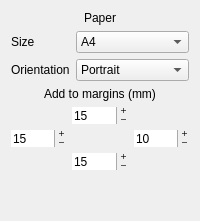
            <widget class="QWidget" name="tab_2">
             <attribute name="title">
              <string>Page</string>
             </attribute>
             <layout class="QVBoxLayout" name="verticalLayout_7">
              <item>
               <widget class="QLabel" name="label_12">
                <property name="text">
                 <string>Paper</string>
                </property>
                <property name="textFormat">
                 <enum>Qt::PlainText</enum>
                </property>
                <property name="alignment">
                 <set>Qt::AlignCenter</set>
                </property>
                <property name="textInteractionFlags">
                 <set>Qt::NoTextInteraction</set>
                </property>
               </widget>
              </item>
              <item>
               <layout class="QFormLayout" name="formLayout">
                <item row="0" column="0">
                 <widget class="QLabel" name="label_13">
                  <property name="sizePolicy">
                   <sizepolicy hsizetype="Preferred" vsizetype="Preferred">
                    <horstretch>0</horstretch>
                    <verstretch>0</verstretch>
                   </sizepolicy>
                  </property>
                  <property name="text">
                   <string>Size</string>
                  </property>
                  <property name="textFormat">
                   <enum>Qt::PlainText</enum>
                  </property>
                  <property name="textInteractionFlags">
                   <set>Qt::NoTextInteraction</set>
                  </property>
                 </widget>
                </item>
                <item row="0" column="1">
                 <widget class="QComboBox" name="paper_comboBox">
                  <property name="sizePolicy">
                   <sizepolicy hsizetype="Preferred" vsizetype="Preferred">
                    <horstretch>0</horstretch>
                    <verstretch>0</verstretch>
                   </sizepolicy>
                  </property>
                  <item>
                   <property name="text">
                    <string>A4</string>
                   </property>
                  </item>
                  <item>
                   <property name="text">
                    <string>Letter</string>
                   </property>
                  </item>
                  <item>
                   <property name="text">
                    <string>A0</string>
                   </property>
                  </item>
                  <item>
                   <property name="text">
                    <string>A1</string>
                   </property>
                  </item>
                  <item>
                   <property name="text">
                    <string>A2</string>
                   </property>
                  </item>
                  <item>
                   <property name="text">
                    <string>A3</string>
                   </property>
                  </item>
                  <item>
                   <property name="text">
                    <string>A5</string>
                   </property>
                  </item>
                  <item>
                   <property name="text">
                    <string>A6</string>
                   </property>
                  </item>
                  <item>
                   <property name="text">
                    <string>A7</string>
                   </property>
                  </item>
                  <item>
                   <property name="text">
                    <string>A8</string>
                   </property>
                  </item>
                  <item>
                   <property name="text">
                    <string>A9</string>
                   </property>
                  </item>
                  <item>
                   <property name="text">
                    <string>B0</string>
                   </property>
                  </item>
                  <item>
                   <property name="text">
                    <string>B1</string>
                   </property>
                  </item>
                  <item>
                   <property name="text">
                    <string>B2</string>
                   </property>
                  </item>
                  <item>
                   <property name="text">
                    <string>B3</string>
                   </property>
                  </item>
                  <item>
                   <property name="text">
                    <string>B4</string>
                   </property>
                  </item>
                  <item>
                   <property name="text">
                    <string>B5</string>
                   </property>
                  </item>
                  <item>
                   <property name="text">
                    <string>B6</string>
                   </property>
                  </item>
                  <item>
                   <property name="text">
                    <string>B7</string>
                   </property>
                  </item>
                  <item>
                   <property name="text">
                    <string>B8</string>
                   </property>
                  </item>
                  <item>
                   <property name="text">
                    <string>B9</string>
                   </property>
                  </item>
                  <item>
                   <property name="text">
                    <string>B10</string>
                   </property>
                  </item>
                  <item>
                   <property name="text">
                    <string>C5E</string>
                   </property>
                  </item>
                  <item>
                   <property name="text">
                    <string>Comm10E</string>
                   </property>
                  </item>
                  <item>
                   <property name="text">
                    <string>DLE</string>
                   </property>
                  </item>
                  <item>
                   <property name="text">
                    <string>Executive</string>
                   </property>
                  </item>
                  <item>
                   <property name="text">
                    <string>Folio</string>
                   </property>
                  </item>
                  <item>
                   <property name="text">
                    <string>Ledger</string>
                   </property>
                  </item>
                  <item>
                   <property name="text">
                    <string>Legal</string>
                   </property>
                  </item>
                  <item>
                   <property name="text">
                    <string>Tabloid</string>
                   </property>
                  </item>
                 </widget>
                </item>
                <item row="1" column="0">
                 <widget class="QLabel" name="label_14">
                  <property name="sizePolicy">
                   <sizepolicy hsizetype="Preferred" vsizetype="Preferred">
                    <horstretch>0</horstretch>
                    <verstretch>0</verstretch>
                   </sizepolicy>
                  </property>
                  <property name="text">
                   <string>Orientation</string>
                  </property>
                  <property name="textFormat">
                   <enum>Qt::PlainText</enum>
                  </property>
                  <property name="textInteractionFlags">
                   <set>Qt::NoTextInteraction</set>
                  </property>
                 </widget>
                </item>
                <item row="1" column="1">
                 <widget class="QComboBox" name="orientation_comboBox">
                  <property name="sizePolicy">
                   <sizepolicy hsizetype="Preferred" vsizetype="Preferred">
                    <horstretch>0</horstretch>
                    <verstretch>0</verstretch>
                   </sizepolicy>
                  </property>
                  <item>
                   <property name="text">
                    <string>Portrait</string>
                   </property>
                  </item>
                  <item>
                   <property name="text">
                    <string>Landscape</string>
                   </property>
                  </item>
                 </widget>
                </item>
               </layout>
              </item>
              <item>
               <widget class="QLabel" name="label_2">
                <property name="text">
                 <string>Add to margins (mm)</string>
                </property>
                <property name="textFormat">
                 <enum>Qt::PlainText</enum>
                </property>
                <property name="alignment">
                 <set>Qt::AlignCenter</set>
                </property>
                <property name="textInteractionFlags">
                 <set>Qt::NoTextInteraction</set>
                </property>
               </widget>
              </item>
              <item>
               <layout class="QGridLayout" name="gridLayout">
                <item row="0" column="0">
                 <widget class="QLabel" name="label_5">
                  <property name="text">
                   <string/>
                  </property>
                  <property name="textFormat">
                   <enum>Qt::PlainText</enum>
                  </property>
                  <property name="textInteractionFlags">
                   <set>Qt::NoTextInteraction</set>
                  </property>
                 </widget>
                </item>
                <item row="0" column="1">
                 <widget class="QSpinBox" name="top_spinBox">
                  <property name="sizePolicy">
                   <sizepolicy hsizetype="Preferred" vsizetype="Preferred">
                    <horstretch>0</horstretch>
                    <verstretch>0</verstretch>
                   </sizepolicy>
                  </property>
                  <property name="toolTip">
                   <string>&lt;html&gt;&lt;head/&gt;&lt;body&gt;&lt;p&gt;Add &lt;span style=&quot; font-style:italic;&quot;&gt;mm&lt;/span&gt; to document &lt;span style=&quot; font-weight:600;&quot;&gt;top&lt;/span&gt; margin&lt;/p&gt;&lt;/body&gt;&lt;/html&gt;</string>
                  </property>
                  <property name="frame">
                   <bool>false</bool>
                  </property>
                  <property name="buttonSymbols">
                   <enum>QAbstractSpinBox::PlusMinus</enum>
                  </property>
                  <property name="suffix">
                   <string/>
                  </property>
                  <property name="singleStep">
                   <number>5</number>
                  </property>
                  <property name="value">
                   <number>15</number>
                  </property>
                 </widget>
                </item>
                <item row="0" column="2">
                 <widget class="QLabel" name="label_10">
                  <property name="text">
                   <string/>
                  </property>
                  <property name="textFormat">
                   <enum>Qt::PlainText</enum>
                  </property>
                  <property name="textInteractionFlags">
                   <set>Qt::NoTextInteraction</set>
                  </property>
                 </widget>
                </item>
                <item row="1" column="0">
                 <widget class="QSpinBox" name="margin_spinBox">
                  <property name="sizePolicy">
                   <sizepolicy hsizetype="Preferred" vsizetype="Preferred">
                    <horstretch>0</horstretch>
                    <verstretch>0</verstretch>
                   </sizepolicy>
                  </property>
                  <property name="toolTip">
                   <string>&lt;html&gt;&lt;head/&gt;&lt;body&gt;&lt;p&gt;Add &lt;span style=&quot; font-style:italic;&quot;&gt;mm&lt;/span&gt; to document &lt;span style=&quot; font-weight:600;&quot;&gt;left&lt;/span&gt; margin&lt;/p&gt;&lt;/body&gt;&lt;/html&gt;</string>
                  </property>
                  <property name="frame">
                   <bool>false</bool>
                  </property>
                  <property name="buttonSymbols">
                   <enum>QAbstractSpinBox::PlusMinus</enum>
                  </property>
                  <property name="suffix">
                   <string/>
                  </property>
                  <property name="prefix">
                   <string/>
                  </property>
                  <property name="maximum">
                   <number>99</number>
                  </property>
                  <property name="singleStep">
                   <number>5</number>
                  </property>
                  <property name="value">
                   <number>15</number>
                  </property>
                 </widget>
                </item>
                <item row="1" column="1">
                 <widget class="QLabel" name="label_9">
                  <property name="text">
                   <string/>
                  </property>
                  <property name="textFormat">
                   <enum>Qt::PlainText</enum>
                  </property>
                  <property name="textInteractionFlags">
                   <set>Qt::NoTextInteraction</set>
                  </property>
                 </widget>
                </item>
                <item row="1" column="2">
                 <widget class="QSpinBox" name="right_spinBox">
                  <property name="sizePolicy">
                   <sizepolicy hsizetype="Preferred" vsizetype="Preferred">
                    <horstretch>0</horstretch>
                    <verstretch>0</verstretch>
                   </sizepolicy>
                  </property>
                  <property name="toolTip">
                   <string>&lt;html&gt;&lt;head/&gt;&lt;body&gt;&lt;p&gt;Add &lt;span style=&quot; font-style:italic;&quot;&gt;mm&lt;/span&gt; to document &lt;span style=&quot; font-weight:600;&quot;&gt;right&lt;/span&gt; margin&lt;/p&gt;&lt;/body&gt;&lt;/html&gt;</string>
                  </property>
                  <property name="frame">
                   <bool>false</bool>
                  </property>
                  <property name="buttonSymbols">
                   <enum>QAbstractSpinBox::PlusMinus</enum>
                  </property>
                  <property name="suffix">
                   <string/>
                  </property>
                  <property name="singleStep">
                   <number>5</number>
                  </property>
                  <property name="value">
                   <number>10</number>
                  </property>
                 </widget>
                </item>
                <item row="2" column="0">
                 <widget class="QLabel" name="label_7">
                  <property name="text">
                   <string/>
                  </property>
                  <property name="textFormat">
                   <enum>Qt::PlainText</enum>
                  </property>
                  <property name="textInteractionFlags">
                   <set>Qt::NoTextInteraction</set>
                  </property>
                 </widget>
                </item>
                <item row="2" column="1">
                 <widget class="QSpinBox" name="bottom_spinBox">
                  <property name="sizePolicy">
                   <sizepolicy hsizetype="Preferred" vsizetype="Preferred">
                    <horstretch>0</horstretch>
                    <verstretch>0</verstretch>
                   </sizepolicy>
                  </property>
                  <property name="toolTip">
                   <string>&lt;html&gt;&lt;head/&gt;&lt;body&gt;&lt;p&gt;Add &lt;span style=&quot; font-style:italic;&quot;&gt;mm&lt;/span&gt; to document &lt;span style=&quot; font-weight:600;&quot;&gt;bottom&lt;/span&gt; margin&lt;/p&gt;&lt;/body&gt;&lt;/html&gt;</string>
                  </property>
                  <property name="frame">
                   <bool>false</bool>
                  </property>
                  <property name="buttonSymbols">
                   <enum>QAbstractSpinBox::PlusMinus</enum>
                  </property>
                  <property name="suffix">
                   <string/>
                  </property>
                  <property name="singleStep">
                   <number>5</number>
                  </property>
                  <property name="value">
                   <number>15</number>
                  </property>
                 </widget>
                </item>
                <item row="2" column="2">
                 <widget class="QLabel" name="label_11">
                  <property name="text">
                   <string/>
                  </property>
                  <property name="textFormat">
                   <enum>Qt::PlainText</enum>
                  </property>
                  <property name="textInteractionFlags">
                   <set>Qt::NoTextInteraction</set>
                  </property>
                 </widget>
                </item>
               </layout>
              </item>
              <item>
               <spacer name="verticalSpacer_2">
                <property name="orientation">
                 <enum>Qt::Vertical</enum>
                </property>
                <property name="sizeHint" stdset="0">
                 <size>
                  <width>20</width>
                  <height>40</height>
                 </size>
                </property>
               </spacer>
              </item>
             </layout>
            </widget>
